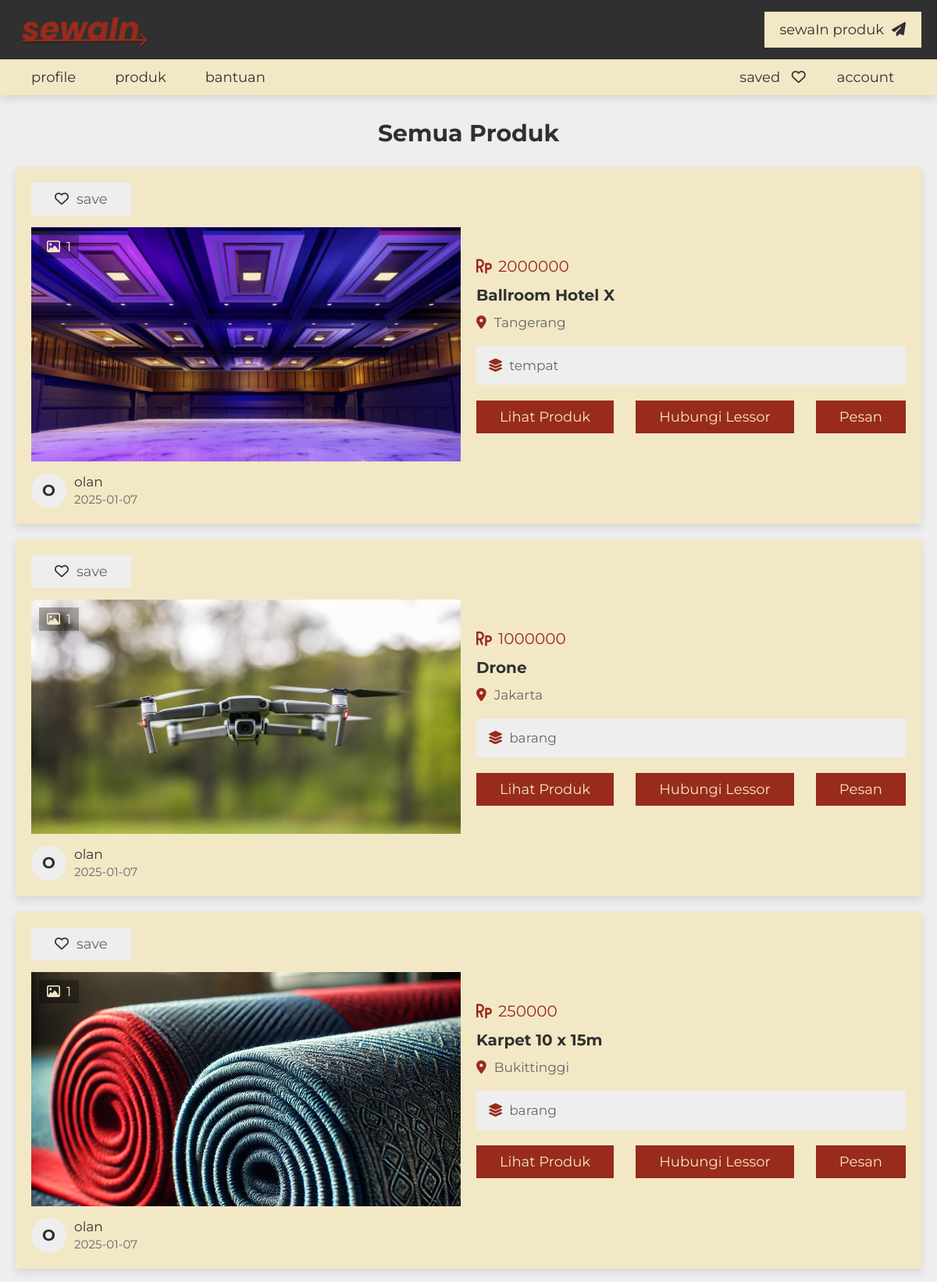
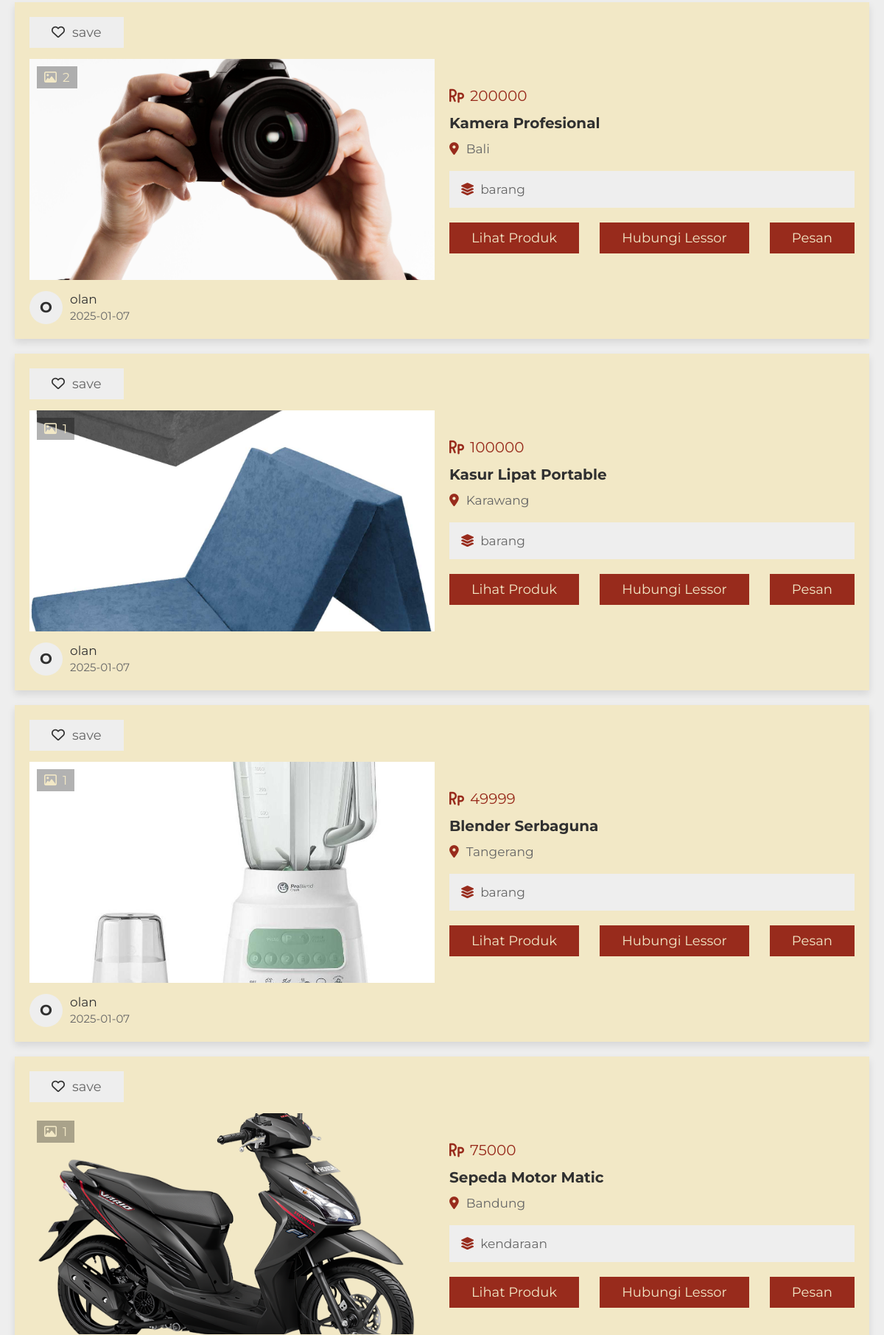
Screenshot of /project/listings.php (upper part) with the database file from the repository (2 pictures, top to bottom).
### tables this page shows
CREATE TABLE `product` (
  `id` int(20) NOT NULL,
  `user_id` int(20) NOT NULL,
  `product_name` varchar(50) NOT NULL,
  `address` varchar(300) NOT NULL,
  `price` varchar(10) NOT NULL,
  `type` varchar(10) NOT NULL,
  `category` varchar(50) NOT NULL,
  `sub_category` varchar(50) NOT NULL,
  `specific_category` varchar(50) NOT NULL,
  `image_01` varchar(50) NOT NULL,
  `image_02` varchar(50) NOT NULL,
  `image_03` varchar(50) NOT NULL,
  `image_04` varchar(50) NOT NULL,
  `image_05` varchar(50) NOT NULL,
  `description` varchar(1000) NOT NULL,
  `date` date NOT NULL DEFAULT current_timestamp(),
  `click_count` int(11) DEFAULT 0
);

CREATE TABLE `users` (
  `id` int(20) NOT NULL,
  `name` varchar(50) NOT NULL,
  `number` varchar(13) NOT NULL,
  `email` varchar(50) NOT NULL,
  `password` varchar(50) NOT NULL,
  `profile_pic` varchar(255) DEFAULT NULL
);

### project/listings.php (the view, shortened to what this page needs)
<?php
include 'components/connect.php';
if(isset($_COOKIE['user_id'])){
   $user_id = $_COOKIE['user_id'];
}else{
   $user_id = '';
}
?>
<!DOCTYPE html>
<html lang="en">
<head>
   <link rel="stylesheet" href="https://cdnjs.cloudflare.com/ajax/libs/font-awesome/6.2.0/css/all.min.css">
   <link rel="stylesheet" href="css/style.css">
</head>
<body>
<?php include 'components/user_header.php'; ?>
<section class="listings">
   <h1 class="heading">semua produk</h1>
   <div class="box-container">
      <?php
         $select_properties = $conn->prepare("SELECT * FROM `product` ORDER BY date DESC");
         $select_properties->execute();
         if($select_properties->rowCount() > 0){
            while($fetch_product = $select_properties->fetch(PDO::FETCH_ASSOC)){
            $select_user = $conn->prepare("SELECT * FROM `users` WHERE id = ?");
            $select_user->execute([$fetch_product['user_id']]);
            $fetch_user = $select_user->fetch(PDO::FETCH_ASSOC);
            if(!empty($fetch_product['image_02'])){
               $image_coutn_02 = 1;
            }else{
               $image_coutn_02 = 0;
            }
            if(!empty($fetch_product['image_03'])){
               $image_coutn_03 = 1;
            }else{
               $image_coutn_03 = 0;
            }
            if(!empty($fetch_product['image_04'])){
               $image_coutn_04 = 1;
            }else{
               $image_coutn_04 = 0;
            }
            if(!empty($fetch_product['image_05'])){
               $image_coutn_05 = 1;
            }else{
               $image_coutn_05 = 0;
            }
            $total_images = (1 + $image_coutn_02 + $image_coutn_03 + $image_coutn_04 + $image_coutn_05);
            $select_saved = $conn->prepare("SELECT * FROM `saved` WHERE product_id = ? and user_id = ?");
            $select_saved->execute([$fetch_product['id'], $user_id]);
      ?>
      <form action="" method="POST">
         <div class="box">
            <?php
               if($select_saved->rowCount() > 0){
            ?>
            <button type="submit" name="save" class="save"><i class="fas fa-heart"></i><span>saved</span></button>
            <?php
               }else{
            ?>
            <button type="submit" name="save" class="save"><i class="far fa-heart"></i><span>save</span></button>
            <?php
               }
            ?>
            <div class="thumb">
               <p class="total-images"><i class="far fa-image"></i><span><?= $total_images; ?></span></p>
               <img src="uploaded_files/<?= $fetch_product['image_01']; ?>" alt="">
            </div>
            <div class="admin">
               <h3><?= substr($fetch_user['name'], 0, 1); ?></h3>
               <div>
                  <p><?= $fetch_user['name']; ?></p>
                  <span><?= $fetch_product['date']; ?></span>
               </div>
            </div>
         </div>
         <div class="box">
            <div class="price"><i class="fas fa-rupiah-sign"></i><span><?= $fetch_product['price']; ?></span></div>
            <h3 class="name"><?= $fetch_product['product_name']; ?></h3>
            <p class="location"><i class="fas fa-map-marker-alt"></i><span><?= $fetch_product['address']; ?></span></p>
            <div class="flex">
               <p><i class="fas fa-layer-group"></i><span><?= $fetch_product['type']; ?></span></p>
            </div>
            <div class="flex-btn">
               <a href="view_product.php?get_id=<?= $fetch_product['id']; ?>" class="btn">lihat produk</a>
               <a href="tel:+62<?= $fetch_user['number']; ?>"<?= $fetch_user['number']; ?> class="btn">hubungi lessor</a>
               <input type="submit" value="pesan" name="send" class="btn">
            </div>
         </div>
      </form>
      <?php
         }
      }else{
         echo '<p class="empty">no product added yet! <a href="post_product.php" style="margin-top:1.5rem;" class="btn">add new</a></p>';
      }
      ?>
   </div>
</section>
</body>
</html>

### project/css/style.css (style rules this page uses)
:root { --main-color:#982B1C; --light-color:#666; --light-bg:#eee; --white:#F2E8C6; --black:#303030; --border:.1rem solid var(--light-color); --box-shadow:0 .5rem 1rem rgba(0,0,0,.1); }
* { font-family: 'Montserrat', sans-serif; margin: 0; padding: 0; box-sizing: border-box; outline: none; border: none; text-decoration: none; }
html { font-size: 62.5%; overflow-x: hidden; scroll-behavior: smooth; scroll-padding-top: 10rem; }
body { background-color: var(--light-bg); min-height: 100vh; margin: 0; }
section { padding: 3rem 2rem; max-width: 1200px; margin: 0 auto; }
.heading { text-align: center; padding-bottom: 2.5rem; font-size: 3rem; color: var(--black); text-transform: capitalize; }
.btn, .inline-btn { margin-top: 1rem; padding: 1rem 3rem; background-color: var(--main-color); color: var(--white); cursor: pointer; text-align: center; font-size: 1.8rem; text-transform: capitalize; }
.btn { display: block; width: fit-content; }
.flex-btn { display: flex; gap: 1rem; justify-content: space-between; align-items: flex-end; }
.listings .box-container { display: grid; row-gap: 2rem; }
.listings .box-container form { background-color: var(--white); box-shadow: var(--box-shadow); padding: 2rem; display: flex; gap: 2rem; flex-wrap: wrap; align-items: center; }
.listings .box-container form .box { flex: 1 1 40rem; overflow-x: hidden; }
.listings .box-container form .box .thumb { height: 30rem; position: relative; margin: 1.5rem 0; }
.listings .box-container form .box .thumb img { height: 100%; width: 100%; object-fit: cover; }
.listings .box-container form .box .save { padding: 1rem 3rem; background-color: var(--light-bg); font-size: 1.8rem; cursor: pointer; }
.listings .box-container form .box .save i { margin-right: 1rem; color: var(--black); }
.listings .box-container form .box .save span { color: var(--light-color); }
.listings .box-container form .box .thumb .total-images { position: absolute; top: 1rem; left: 1rem; background-color: rgba(0,0,0,.3); color: var(--white); padding:.5rem 1rem; font-size: 1.7rem; }
.listings .box-container form .box .thumb .total-images i { margin-right: .8rem; }
.listings .box-container form .box .admin { display: flex; align-items: center; gap: 1rem; }
.listings .box-container form .box .admin h3 { height: 4.5rem; line-height: 4.4rem; width: 4.5rem; border-radius: 50%; font-size: 2rem; color: var(--black); background-color: var(--light-bg); text-align:center; text-transform: uppercase; }
.listings .box-container form .box .admin p { padding-bottom: .3rem; color: var(--black); font-size: 1.7rem; }
.listings .box-container form .box .admin span { color: var(--light-color); font-size: 1.5rem; }
.listings .box-container form .box .price { font-size: 2rem; color: var(--main-color); }
.listings .box-container form .box .price i { margin-right: .8rem; }
.listings .box-container form .box .name { font-size: 2rem; padding: 1rem 0; color: var(--black); line-height: 1.5; text-overflow: ellipsis; }
.listings .box-container form .box .location { font-size: 1.7rem; color: var(--light-color); padding-bottom: 1rem; }
.listings .box-container form .box .location i { margin-right: 1rem; color: var(--main-color); }
.listings .box-container form .box .flex { margin: 1rem 0; background-color: var(--light-bg); padding: 1.5rem; display: flex; flex-wrap: wrap; justify-content: space-between; gap: 2rem; }
.listings .box-container form .box .flex p { font-size: 1.7rem; flex: 1 1 20rem; }
.listings .box-container form .box .flex p i { color: var(--main-color); margin-right: .8rem; }
.listings .box-container form .box .flex p span { color: var(--light-color); }

### rows the page displays
product: total_images "1", image_01 (picture), user.name "O", user.name "olan", date "2025-01-07", price "2000000", product_name "Ballroom Hotel X", address "Tangerang", type "tempat"
product: total_images "1", image_01 (picture), user.name "O", user.name "olan", date "2025-01-07", price "1000000", product_name "Drone", address "Jakarta", type "barang"
product: total_images "1", image_01 (picture), user.name "O", user.name "olan", date "2025-01-07", price "250000", product_name "Karpet 10 x 15m", address "Bukittinggi", type "barang"
product: total_images "2", image_01 (picture), user.name "O", user.name "olan", date "2025-01-07", price "200000", product_name "Kamera Profesional", address "Bali", type "barang"
product: total_images "1", image_01 (picture), user.name "O", user.name "olan", date "2025-01-07", price "100000", product_name "Kasur Lipat Portable", address "Karawang", type "barang"
product: total_images "1", image_01 (picture), user.name "O", user.name "olan", date "2025-01-07", price "49999", product_name "Blender Serbaguna", address "Tangerang", type "barang"
product: total_images "1", image_01 (picture), price "75000", product_name "Sepeda Motor Matic", address "Bandung", type "kendaraan"
